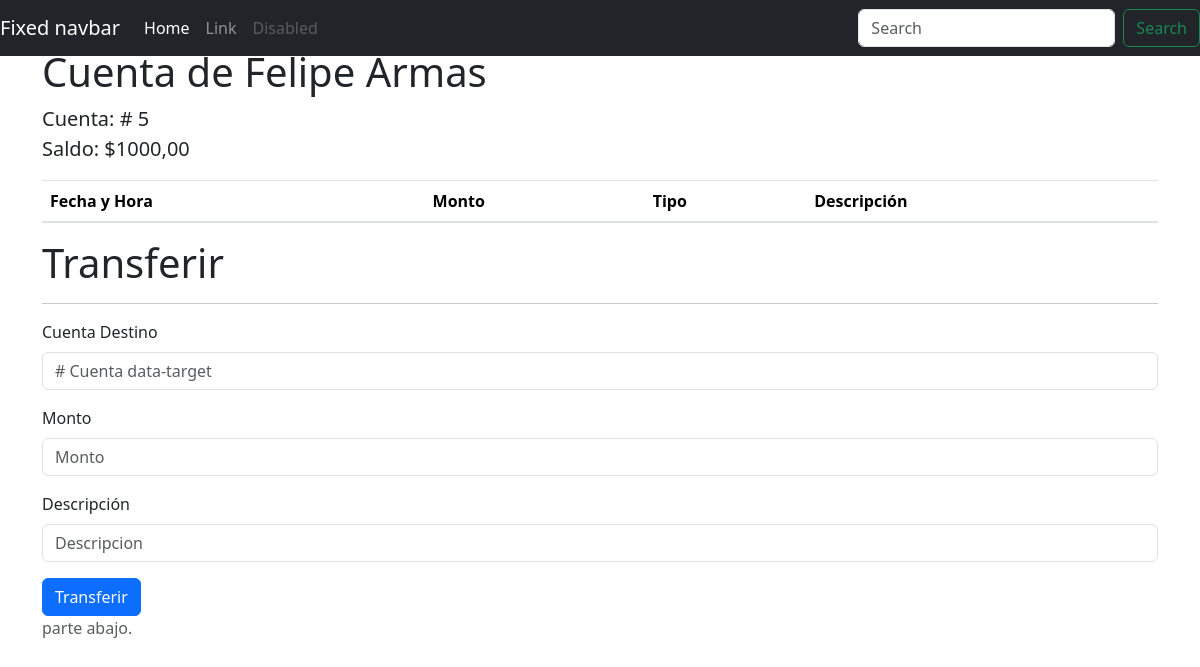
The page /movimientos/5 (signed in) on the database its author committed.
### cuentas/models.py (models this page shows, shortened)
class Cuenta(models.Model):
    cliente = models.ForeignKey(Cliente, on_delete=models.CASCADE, related_name='cuentas')
    saldo = models.DecimalField(max_digits=10, decimal_places=2)
    def __str__(self):
        return f"{self.id} {self.cliente}"

class Cliente(models.Model):
    nombre = models.CharField(max_length=50)
    apellido = models.CharField(max_length=50)
    cedula = models.CharField(max_length=12, unique=True)
    user = models.OneToOneField(User, related_name='cliente', on_delete=models.CASCADE, null=True, blank=True)
    def __str__(self):
        return self.nombre + ' ' + self.apellido

### cuentas/views.py (the view)
# urls.py: path('movimientos/<int:cuenta_id>', ver_movimientos, name='ver_movimientos_cuenta'),
@login_required
def ver_movimientos(request, cuenta_id):
    cuenta = get_object_or_404(Cuenta, id = cuenta_id)
    if cuenta.cliente.user != request.user and not request.user.is_superuser:
        return HttpResponse("No tienes acceso a esta cuenta")
    movimientos = cuenta.movimientos.all()
    contenido = {
        'cuenta': cuenta,
        'movimientos': movimientos
    }
    return render(request, 'movimientos.html', contenido)

### cuentas/templates/movimientos.html (shortened to what this page needs)
<!doctype html>
<html lang="es">
  <head>
    <link href="https://getbootstrap.com/docs/4.0/dist/css/bootstrap.min.css" rel="stylesheet">
    <link href="https://getbootstrap.com/docs/4.0/examples/sticky-footer-navbar/sticky-footer-navbar.css" rel="stylesheet">
  </head>
  <body>
    <header>
      <nav class="navbar navbar-expand-md navbar-dark fixed-top bg-dark">
        <a class="navbar-brand" href="#">Fixed navbar</a>
        <div class="collapse navbar-collapse" id="navbarCollapse">
          <ul class="navbar-nav mr-auto">
            <li class="nav-item active">
              <a class="nav-link" href="#">Home <span class="sr-only">(current)</span></a>
            </li>
            <li class="nav-item">
              <a class="nav-link" href="#">Link</a>
            </li>
            <li class="nav-item">
              <a class="nav-link disabled" href="#">Disabled</a>
            </li>
          </ul>
          <form class="form-inline mt-2 mt-md-0">
            <input class="form-control mr-sm-2" type="text" placeholder="Search" aria-label="Search">
            <button class="btn btn-outline-success my-2 my-sm-0" type="submit">Search</button>
          </form>
        </div>
      </nav>
    </header>
    <main role="main" class="container">
      <h1 class="mt-5">Cuenta de {{cuenta.cliente.nombre}} {{cuenta.cliente.apellido}}</h1>
      <p class="lead">
        Cuenta: # {{cuenta.id}}
        <br>
        Saldo: ${{cuenta.saldo}}
      </p>
      <table class="table">
        <thead>
           <tr>
               <th>Fecha y Hora</th>
               <th>Monto</th>
               <th>Tipo</th>
               <th>Descripción</th>
           </tr>
        </thead>
       </table>
       <h1>Transferir</h1>
       <hr>
       <form action="http://localhost:8000/transferir" method="POST">
        <div class="form-group">
          <label  for="cuenta_destino">Cuenta Destino</label>
          <input name="cuenta_destino" type="text" class="form-control" id="cuenta_destino"  placeholder="# Cuenta data-target">
        </div>
        <div class="form-group">
          <label for="monto">Monto</label>
          <input name="monto" type="text" class="form-control" id="monto"  placeholder="Monto">
        </div>
        <div class="form-group">
          <label for="descripcion">Descripción</label>
          <input name="descripcion" type="text" class="form-control" id="descripcion"  placeholder="Descripcion">
        </div>
        <button type="submit" class="btn btn-primary">Transferir</button>
      </form>
    </main>
    <footer class="footer">
      <div class="container">
        <span class="text-muted">parte abajo.</span>
      </div>
    </footer>
    <link href="https://cdn.jsdelivr.net/npm/bootstrap@5.3.3/dist/css/bootstrap.min.css" rel="stylesheet">
  </body>
</html>

### rows shown on the page
Cuenta: cliente.nombre "Felipe", cliente.apellido "Armas", id "5", saldo "1000,00"
